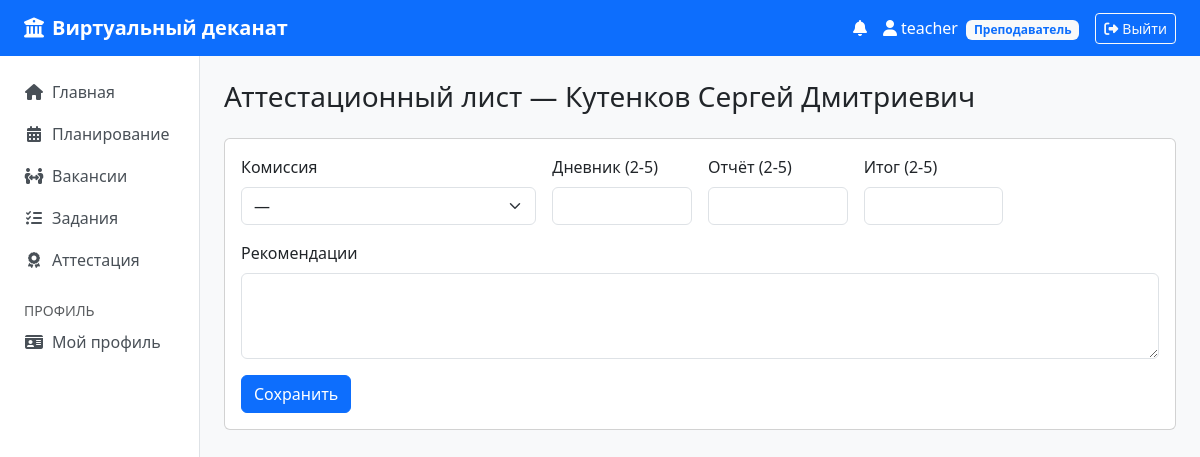
The app's page /attestation/attest/2/1 (signed in) with its own data.
### models.py (models this page shows, shortened)
class User(UserMixin, db.Model):
    __tablename__ = "users"
    id        = db.Column(db.Integer, primary_key=True)
    login     = db.Column(db.String(64), unique=True, nullable=False)
    password  = db.Column(db.String(256), nullable=False)
    role      = db.Column(db.String(32), nullable=False)
    is_active = db.Column(db.Boolean, nullable=False, default=True)
    student = db.relationship("Student", backref="user", uselist=False)
    teacher = db.relationship("Teacher", backref="user", uselist=False)
    curator = db.relationship("Curator", backref="user", uselist=False)
    notifications = db.relationship("Notification", backref="user", lazy="dynamic",
                                     order_by="Notification.created_at.desc()")
    @property
    def unread_count(self):
        return self.notifications.filter_by(is_read=False).count()

class Student(db.Model):
    __tablename__ = "students"
    id               = db.Column(db.Integer, primary_key=True)
    user_id          = db.Column(db.Integer, db.ForeignKey("users.id"), unique=True)
    last_name        = db.Column(db.String(64), nullable=False)
    first_name       = db.Column(db.String(64), nullable=False)
    middle_name      = db.Column(db.String(64))
    group_name       = db.Column(db.String(64), nullable=False)
    specialty        = db.Column(db.String(256))
    email            = db.Column(db.String(255))
    average_grade    = db.Column(db.Numeric(3, 2))
    kafedra_id       = db.Column(db.Integer, db.ForeignKey("kafedras.id"))
    internship_start = db.Column(db.Date)
    internship_end   = db.Column(db.Date)
    organization_id  = db.Column(db.Integer, db.ForeignKey("organizations.id"))
    teacher_id       = db.Column(db.Integer, db.ForeignKey("teachers.id"))
    curator_id       = db.Column(db.Integer, db.ForeignKey("curators.id"))
    tasks          = db.relationship("Task", backref="student", lazy="dynamic")
    kompetencii    = db.relationship("StudentKompetenciya", backref="student", cascade="all, delete-orphan")
    applications   = db.relationship("Application", backref="student", lazy="dynamic")
    @property
    def full_name(self):
        parts = [self.last_name, self.first_name]
        if self.middle_name: parts.append(self.middle_name)
        return " ".join(parts)

### attestation/routes.py (the view, shortened to what this page needs)
@bp.route("/attest/<int:pid>/<int:sid>", methods=["GET", "POST"])
@login_required
@requires_role("teacher", "admin")
def attest(pid, sid):
    p = Practice.query.get_or_404(pid)
    s = Student.query.get_or_404(sid)
    commissions = Commission.query.order_by(Commission.session_date.desc()).all()
    att = Attestation.query.filter_by(student_id=sid, practice_id=pid).first()
    return render_template("attestation/attest_form.html",
                           practice=p, student=s, att=att, commissions=commissions)

### templates/attestation/attest_form.html (shortened to what this page needs)
{% extends 'base.html' %}
{% block content %}
<h3 class="mb-4">Аттестационный лист — {{ student.full_name }}</h3>
<div class="card"><div class="card-body"><form method="post"><div class="row g-3">
  <div class="col-md-4"><label class="form-label">Комиссия</label><select class="form-select" name="commission_id"><option value="">—</option></select></div>
  <div class="col-md-2"><label class="form-label">Дневник (2-5)</label><input type="number" class="form-control" name="diary_grade" min="2" max="5" value="{{ att.diary_grade if att and att.diary_grade else '' }}"></div>
  <div class="col-md-2"><label class="form-label">Отчёт (2-5)</label><input type="number" class="form-control" name="report_grade" min="2" max="5" value="{{ att.report_grade if att and att.report_grade else '' }}"></div>
  <div class="col-md-2"><label class="form-label">Итог (2-5)</label><input type="number" class="form-control" name="final_grade" min="2" max="5" value="{{ att.final_grade if att and att.final_grade else '' }}"></div>
  <div class="col-12"><label class="form-label">Рекомендации</label><textarea class="form-control" name="recommendation" rows="3">{{ att.recommendation if att and att.recommendation else '' }}</textarea></div>
  <div class="col-12"><button type="submit" class="btn btn-primary">Сохранить</button></div>
</div></form></div></div>
{% endblock %}

### templates/base.html (shortened to what this page needs)
<!doctype html>
<html lang="ru">
<head>
  <link rel="stylesheet" href="https://cdn.jsdelivr.net/npm/bootstrap@5.3.3/dist/css/bootstrap.min.css">
  <link rel="stylesheet" href="https://cdnjs.cloudflare.com/ajax/libs/font-awesome/6.5.0/css/all.min.css">
</head>
<body>
{% if current_user.is_authenticated %}
<nav class="navbar navbar-expand-lg navbar-dark bg-primary mb-0">
  <div class="container-fluid px-4">
    <a class="navbar-brand" href="{{ url_for('dashboard.index') }}">
      <i class="fa-solid fa-university me-2"></i>Виртуальный деканат
    </a>
    <div class="ms-auto d-flex align-items-center gap-3">
      <a href="{{ url_for('profile.notifications') }}" class="text-white text-decoration-none position-relative">
        <i class="fa-solid fa-bell"></i>
      </a>
      <a href="{{ url_for('profile.index') }}" class="text-white text-decoration-none">
        <i class="fa-solid fa-user me-1"></i>{{ current_user.login }}
        {% set role_labels = {'student': 'Студент', 'curator': 'Куратор', 'teacher': 'Преподаватель', 'admin': 'Администратор'} %}
        <span class="badge bg-light text-primary role-badge ms-1">{{ role_labels.get(current_user.role, current_user.role) }}</span>
      </a>
      <a href="{{ url_for('auth.logout') }}" class="btn btn-outline-light btn-sm">
        <i class="fa-solid fa-right-from-bracket me-1"></i>Выйти
      </a>
    </div>
  </div>
</nav>
<div class="container-fluid">
  <div class="row">
    <nav class="col-md-2 bg-white sidebar border-end py-3 px-2">
      <ul class="nav flex-column">
        <li class="nav-item"><a class="nav-link" href="{{ url_for('dashboard.index') }}"><i class="fa-solid fa-house me-2"></i>Главная</a></li>
        {% if current_user.role in ('teacher', 'admin') %}
        <li class="nav-item"><a class="nav-link" href="{{ url_for('planning.index') }}"><i class="fa-solid fa-calendar-days me-2"></i>Планирование</a></li>
        {% endif %}
        <li class="nav-item"><a class="nav-link" href="{{ url_for('distribution.index') }}"><i class="fa-solid fa-people-arrows me-2"></i>Вакансии</a></li>
        <li class="nav-item"><a class="nav-link" href="{{ url_for('execution.index') }}"><i class="fa-solid fa-list-check me-2"></i>Задания</a></li>
        <li class="nav-item"><a class="nav-link" href="{{ url_for('attestation.index') }}"><i class="fa-solid fa-award me-2"></i>Аттестация</a></li>
        <li class="nav-item mt-3"><small class="text-muted px-3">ПРОФИЛЬ</small></li>
        <li class="nav-item"><a class="nav-link" href="{{ url_for('profile.index') }}"><i class="fa-solid fa-id-card me-2"></i>Мой профиль</a></li>
      </ul>
    </nav>
    <main class="col-md-10 py-4 px-4">
      {% block content %}{% endblock %}
    </main>
  </div>
</div>
{% endif %}
</body>
</html>

### templates/base.html (style rules this page uses)
body { background-color: #f8f9fa; }
.navbar-brand { font-weight: 600; }
.role-badge { font-size: .75rem; }
.sidebar { min-height: calc(100vh - 72px); }
.sidebar .nav-link { color: #495057; border-radius: .375rem; margin-bottom: 2px; }
.sidebar .nav-link i { width: 20px; text-align: center; }

### records on screen
User: login "teacher", get "Преподаватель"
Student: full_name "Кутенков Сергей Дмитриевич"
